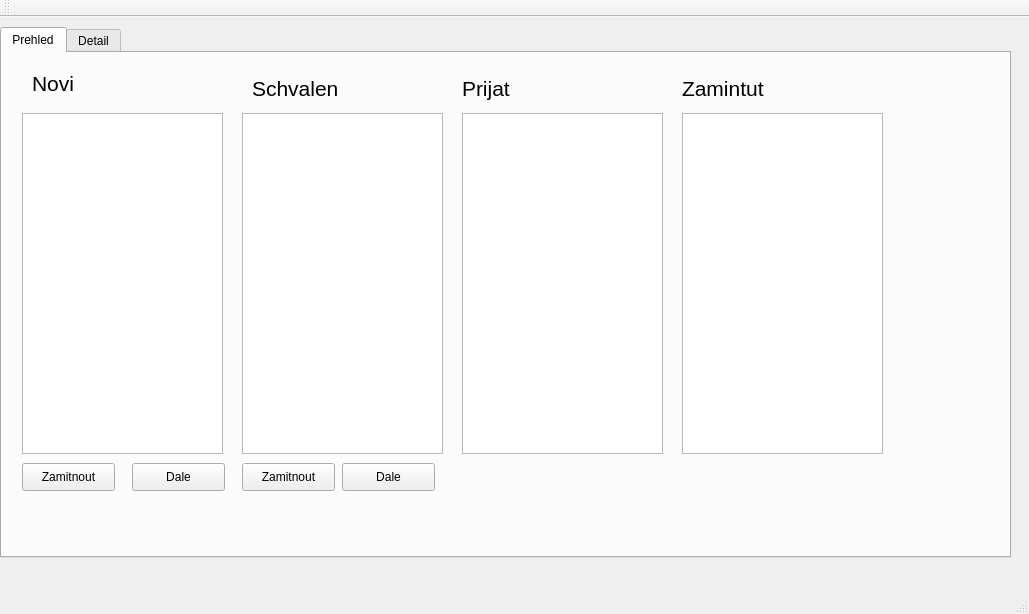
<?xml version="1.0" encoding="UTF-8"?>
<ui version="4.0">
 <class>Firma</class>
 <widget class="QMainWindow" name="Firma">
  <property name="geometry">
   <rect>
    <x>0</x>
    <y>0</y>
    <width>1029</width>
    <height>614</height>
   </rect>
  </property>
  <property name="windowTitle">
   <string>Firma</string>
  </property>
  <widget class="QWidget" name="centralWidget">
   <widget class="QTabWidget" name="tabWidget">
    <property name="geometry">
     <rect>
      <x>0</x>
      <y>10</y>
      <width>1011</width>
      <height>531</height>
     </rect>
    </property>
    <property name="tabPosition">
     <enum>QTabWidget::North</enum>
    </property>
    <property name="currentIndex">
     <number>0</number>
    </property>
    <property name="movable">
     <bool>false</bool>
    </property>
    <widget class="QWidget" name="tab_prehled">
     <attribute name="title">
      <string>Prehled</string>
     </attribute>
     <widget class="QListWidget" name="lw_novi">
      <property name="geometry">
       <rect>
        <x>20</x>
        <y>60</y>
        <width>201</width>
        <height>341</height>
       </rect>
      </property>
     </widget>
     <widget class="QPushButton" name="btn_n_zamitnout">
      <property name="geometry">
       <rect>
        <x>20</x>
        <y>410</y>
        <width>93</width>
        <height>28</height>
       </rect>
      </property>
      <property name="text">
       <string>Zamitnout</string>
      </property>
     </widget>
     <widget class="QPushButton" name="btn_n_dale">
      <property name="geometry">
       <rect>
        <x>130</x>
        <y>410</y>
        <width>93</width>
        <height>28</height>
       </rect>
      </property>
      <property name="text">
       <string>Dale</string>
      </property>
     </widget>
     <widget class="QLabel" name="label">
      <property name="geometry">
       <rect>
        <x>30</x>
        <y>15</y>
        <width>111</width>
        <height>31</height>
       </rect>
      </property>
      <property name="font">
       <font>
        <pointsize>16</pointsize>
       </font>
      </property>
      <property name="text">
       <string>Novi</string>
      </property>
     </widget>
     <widget class="QLabel" name="label_2">
      <property name="geometry">
       <rect>
        <x>250</x>
        <y>20</y>
        <width>111</width>
        <height>31</height>
       </rect>
      </property>
      <property name="font">
       <font>
        <pointsize>16</pointsize>
       </font>
      </property>
      <property name="text">
       <string>Schvalen</string>
      </property>
     </widget>
     <widget class="QLabel" name="label_3">
      <property name="geometry">
       <rect>
        <x>460</x>
        <y>20</y>
        <width>111</width>
        <height>31</height>
       </rect>
      </property>
      <property name="font">
       <font>
        <pointsize>16</pointsize>
       </font>
      </property>
      <property name="text">
       <string>Prijat</string>
      </property>
     </widget>
     <widget class="QLabel" name="label_4">
      <property name="geometry">
       <rect>
        <x>680</x>
        <y>20</y>
        <width>111</width>
        <height>31</height>
       </rect>
      </property>
      <property name="font">
       <font>
        <pointsize>16</pointsize>
       </font>
      </property>
      <property name="text">
       <string>Zamintut</string>
      </property>
     </widget>
     <widget class="QListWidget" name="lw_schvaleni">
      <property name="geometry">
       <rect>
        <x>240</x>
        <y>60</y>
        <width>201</width>
        <height>341</height>
       </rect>
      </property>
     </widget>
     <widget class="QListWidget" name="lw_prijati">
      <property name="geometry">
       <rect>
        <x>460</x>
        <y>60</y>
        <width>201</width>
        <height>341</height>
       </rect>
      </property>
     </widget>
     <widget class="QListWidget" name="lw_zamitnuti">
      <property name="geometry">
       <rect>
        <x>680</x>
        <y>60</y>
        <width>201</width>
        <height>341</height>
       </rect>
      </property>
     </widget>
     <widget class="QPushButton" name="btn_s_zamitnout">
      <property name="geometry">
       <rect>
        <x>240</x>
        <y>410</y>
        <width>93</width>
        <height>28</height>
       </rect>
      </property>
      <property name="text">
       <string>Zamitnout</string>
      </property>
     </widget>
     <widget class="QPushButton" name="btn_s_dale">
      <property name="geometry">
       <rect>
        <x>340</x>
        <y>410</y>
        <width>93</width>
        <height>28</height>
       </rect>
      </property>
      <property name="text">
       <string>Dale</string>
      </property>
     </widget>
    </widget>
    <widget class="QWidget" name="tab_detail">
     <attribute name="title">
      <string>Detail</string>
     </attribute>
     <widget class="QLabel" name="l_obrazek">
      <property name="geometry">
       <rect>
        <x>10</x>
        <y>20</y>
        <width>300</width>
        <height>300</height>
       </rect>
      </property>
      <property name="frameShape">
       <enum>QFrame::Box</enum>
      </property>
      <property name="text">
       <string/>
      </property>
     </widget>
     <widget class="QLabel" name="l_jmeno">
      <property name="geometry">
       <rect>
        <x>360</x>
        <y>30</y>
        <width>221</width>
        <height>41</height>
       </rect>
      </property>
      <property name="font">
       <font>
        <pointsize>16</pointsize>
       </font>
      </property>
      <property name="text">
       <string>Jmeno Prijmeni</string>
      </property>
     </widget>
     <widget class="QLabel" name="l_vek">
      <property name="geometry">
       <rect>
        <x>360</x>
        <y>80</y>
        <width>221</width>
        <height>41</height>
       </rect>
      </property>
      <property name="font">
       <font>
        <pointsize>16</pointsize>
       </font>
      </property>
      <property name="text">
       <string>vek</string>
      </property>
     </widget>
     <widget class="QLabel" name="l_bydliste">
      <property name="geometry">
       <rect>
        <x>360</x>
        <y>130</y>
        <width>221</width>
        <height>41</height>
       </rect>
      </property>
      <property name="font">
       <font>
        <pointsize>16</pointsize>
       </font>
      </property>
      <property name="text">
       <string>bydliste</string>
      </property>
     </widget>
     <widget class="QLabel" name="l_schopnosti">
      <property name="geometry">
       <rect>
        <x>360</x>
        <y>180</y>
        <width>221</width>
        <height>41</height>
       </rect>
      </property>
      <property name="font">
       <font>
        <pointsize>16</pointsize>
       </font>
      </property>
      <property name="text">
       <string>schopnosti</string>
      </property>
     </widget>
     <widget class="QLabel" name="l_stav">
      <property name="geometry">
       <rect>
        <x>750</x>
        <y>40</y>
        <width>221</width>
        <height>41</height>
       </rect>
      </property>
      <property name="font">
       <font>
        <pointsize>16</pointsize>
       </font>
      </property>
      <property name="frameShape">
       <enum>QFrame::Box</enum>
      </property>
      <property name="text">
       <string>STAV</string>
      </property>
      <property name="alignment">
       <set>Qt::AlignCenter</set>
      </property>
     </widget>
    </widget>
   </widget>
  </widget>
  <widget class="QMenuBar" name="menuBar">
   <property name="geometry">
    <rect>
     <x>0</x>
     <y>0</y>
     <width>1029</width>
     <height>26</height>
    </rect>
   </property>
  </widget>
  <widget class="QToolBar" name="mainToolBar">
   <attribute name="toolBarArea">
    <enum>TopToolBarArea</enum>
   </attribute>
   <attribute name="toolBarBreak">
    <bool>false</bool>
   </attribute>
  </widget>
  <widget class="QStatusBar" name="statusBar"/>
 </widget>
 <layoutdefault spacing="6" margin="11"/>
 <resources/>
 <connections/>
</ui>
